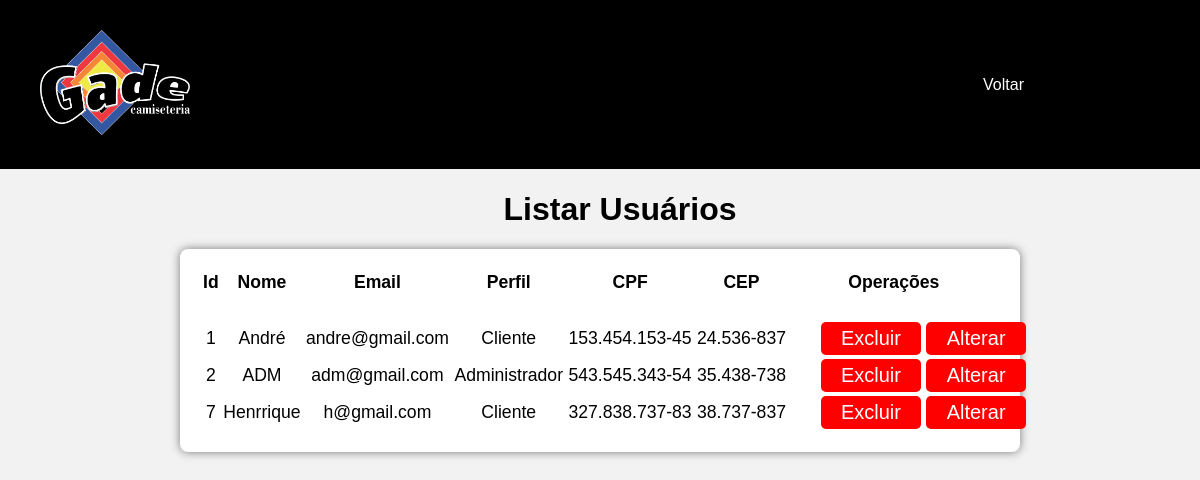
Page /view/listarUsuario.php on the earlier database version.
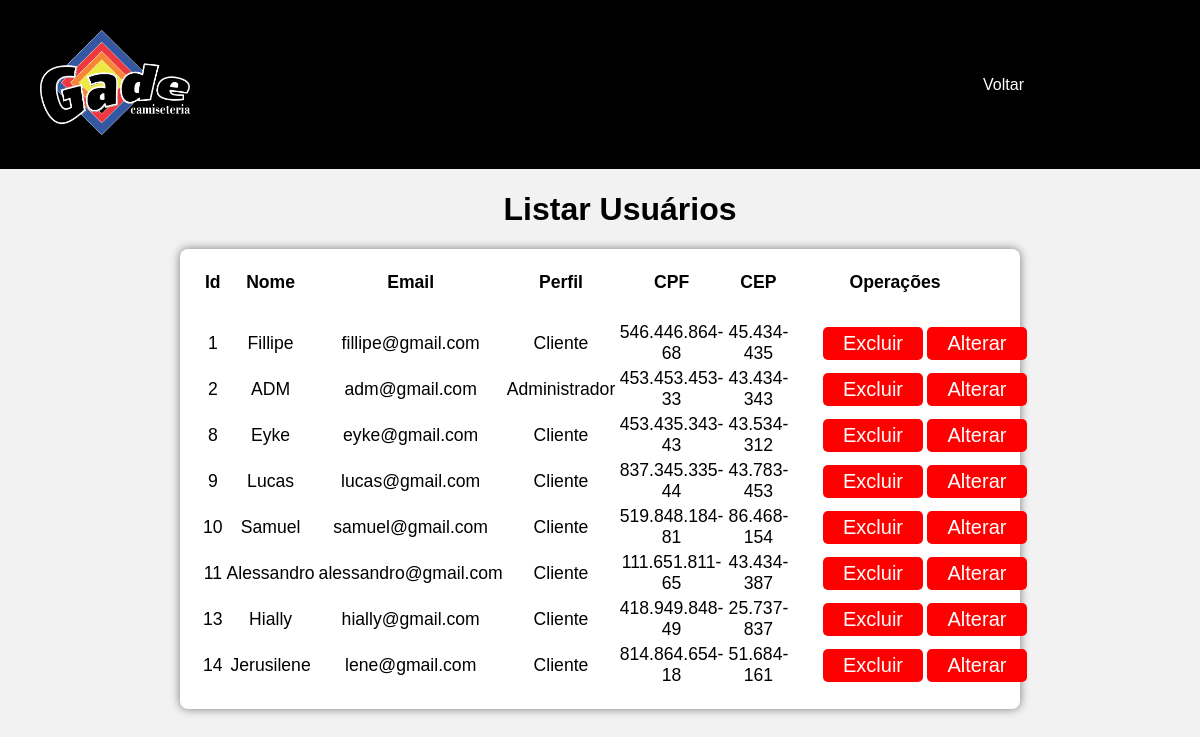
Same page on the later database version.
### tables this page shows
CREATE TABLE `usuario` (
  `id_Usuario` int(11) NOT NULL,
  `nome` varchar(50) NOT NULL,
  `email` varchar(100) NOT NULL,
  `senha` varchar(200) NOT NULL,
  `perfil` varchar(30) NOT NULL DEFAULT 'Cliente' COMMENT 'Administrador\nCliente',
  `cpf` varchar(14) NOT NULL,
  `cep` varchar(10) NOT NULL
);

### model/DAO/Conexao.php (called while the page is built)
<?php
class Conexao {
    private static $conexao;
    public static function getInstance(){
        if(!isset(self::$conexao)){
            try {
                $options = array(
                PDO::ATTR_PERSISTENT => true,
                PDO::MYSQL_ATTR_INIT_COMMAND => 'SET NAMES UTF8;',
                PDO::ATTR_ERRMODE => PDO::ERRMODE_EXCEPTION
            );
                self::$conexao = new
                PDO("mysql:host=localhost;dbname=gade",
                "root","", $options);
            } catch (PDOException $exc) {
                echo "Erro ao conectar ao banco ".$exc->getMessage();
            }
        }
        return self::$conexao;
    }
}
?>

### control/listarUsuarioControl.php (called while the page is built, shortened)
<?php
    include_once '../model/DAO/UsuarioDAO.php';
    $usuarioDAO = new UsuarioDAO();
    $todos = $usuarioDAO->listarUsuarios();
?>

### model/DAO/UsuarioDAO.php (called while the page is built, shortened)
<?php
include_once 'Conexao.php';
class UsuarioDAO
{
    public $pdo = null;
    public function __construct()
    {
        $this->pdo = Conexao::getInstance();
    }
    public function listarUsuarios()
    {
        try {
            $sql = "SELECT * FROM usuario";
            $stmt = $this->pdo->prepare($sql);
            $stmt->execute();
            $retorno = $stmt->fetchALL(PDO::FETCH_ASSOC);
            return $retorno;
        } catch (PDOException $exe) {
            echo $exe->getMessage();
        }
    }
}

### view/listarUsuario.php (the view, shortened to what this page needs)
<?php
include_once '../control/listarUsuarioControl.php';
?>
<!DOCTYPE html>
<html lang="pt-br">
<head>
    <link rel="stylesheet" href="../css/stilitabela.css">
    <link rel="stylesheet" href="../css/style21.css">
</head>
<body>
    <section>
        <header>
            <header class="main_header">
                    <div class="main_header_content">
                              <a href="#" class="logo">
                                        <img src="../img/logogade.png"/></a>
                              <nav class="main_header_content_menu">
                                        <ul>
                                                  <li><a href="prompt_comando.php">Voltar</a></li>
                                        </ul>
                              </nav>
                    </div>
          </header>
        </header>
    </section>
    <h1>Listar Usuários</h1>
    <section class="list_container">
        <table class="tab">
            <tr>
                <th>Id</th>
                <th>Nome</th>
                <th>Email</th>
                <th>Perfil</th>
                <th>CPF</th>
                <th>CEP</th>
                <th colspan="2">Operações</th>
            </tr>
            <tr>
            <td>&nbsp;</td>
        </tr>
            <?php foreach ($todos as $t) { ?>
                <tr>
                    <td><?php echo $t['id_Usuario']; ?></td>
                    <td class="maiuscula"><?php echo  $t['nome']; ?></td>
                    <td><?php echo $t['email']; ?></td>
                    <td class="maiuscula"><?php echo $t['perfil']; ?></td>
                    <td><?php echo $t['cpf']; ?></td>
                    <td><?php echo $t['cep']; ?></td>
                    <td>
                        <button class="btn btn-sm btn-danger" id="btn" type="button" onclick="confirmarExclusao(<?php echo $t['id_Usuario']; ?>)">Excluir</button>
                    </td>
                    <td>
                        <button class="btn btn-sm btn-success" id="btn" type="button" onclick="alterarUsuario(<?php echo $t['id_Usuario']; ?>)">Alterar</button>
                    </td>
                </tr>
            <?php } ?>
        </table>
    </section>
</body>
</html>

### css/stilitabela.css (style rules this page uses)
body { background-color: #f2f2f2; margin: 0; }
.tab { background-color: #fff; padding: 20px; border-radius: 8px; text-align: center; box-shadow: 0 0 10px rgba(0, 0, 0, 0.5); width: 100%; color: #000000; font-family: sans-serif; font-size: 1.1em; }
h1 { color: rgb(0, 0, 0); font-family: sans-serif; margin-left: 40px; text-align: center; }
.btn { text-decoration: none; font-family: sans-serif; font-size: 20px; color: #fff; }
header .logo { position: relative; max-width: 150px; margin-left: 10px; padding: 10px; }
.list_container { max-width: 70%; margin: 0 auto; }

### css/style21.css (style rules this page uses)
.main_header { width: 100%; background-color: #000000; }
.main_header .main_header_content { max-width: 1300px; margin: 0 auto; display: flex; flex-wrap: wrap; }
.main_header .main_header_content .logo img { flex-basis: 330px; padding: 20px; width: 150px; }
.main_header .main_header_content .main_header_content_menu { flex-basis: calc(100% - 330px); display: flex; justify-content: flex-end; }
.main_header_content_menu ul { display: flex; align-items: stretch; }
.main_header_content_menu ul li { list-style: none; display: flex; align-items: center; }
.main_header_content_menu ul li a { padding: 0 26px; display: flex; align-items: center; height: 100%; color: #ffffff; text-decoration: none; font-family: sans-serif; }
.btn { background-color: red; color: #fff; border-radius: 5px; border: none; cursor: pointer; margin-left: 30%; width: 200px; }

### view/listarUsuario.php (style rules this page uses)
.maiuscula { text-transform: capitalize; }
.btn { width: 100px; height: 30; background-color: white; color: black; cursor: pointer; transition: 0.5s; border-radius: 5px; border: none; color: #fff; padding: 5px; }
#btn { background-color: red; }

Differences in the rows shown:
removed usuario: id_Usuario "7", nome "Henrrique", email "h@gmail.com", perfil "Cliente", cpf "327.838.737-83", cep "38.737-837"
changed usuario id 1: nome "André" → "Fillipe"; email "andre@gmail.com" → "fillipe@gmail.com"; cpf "153.454.153-45" → "546.446.864-68"; cep "24.536-837" → "45.434-435"
changed usuario "ADM": cpf "543.545.343-54" → "453.453.453-33"; cep "35.438-738" → "43.434-343"
added usuario: id_Usuario "8", nome "Eyke", email "eyke@gmail.com", perfil "Cliente", cpf "453.435.343-43", cep "43.534-312"
added usuario: id_Usuario "9", nome "Lucas", email "lucas@gmail.com", perfil "Cliente", cpf "837.345.335-44", cep "43.783-453"
added usuario: id_Usuario "10", nome "Samuel", email "samuel@gmail.com", perfil "Cliente", cpf "519.848.184-81", cep "86.468-154"
added usuario: id_Usuario "11", nome "Alessandro", email "alessandro@gmail.com", perfil "Cliente", cpf "111.651.811-65", cep "43.434-387"
added usuario: id_Usuario "13", nome "Hially", email "hially@gmail.com", perfil "Cliente", cpf "418.949.848-49", cep "25.737-837"
added usuario: id_Usuario "14", nome "Jerusilene", email "lene@gmail.com", perfil "Cliente", cpf "814.864.654-18", cep "51.684-161"
